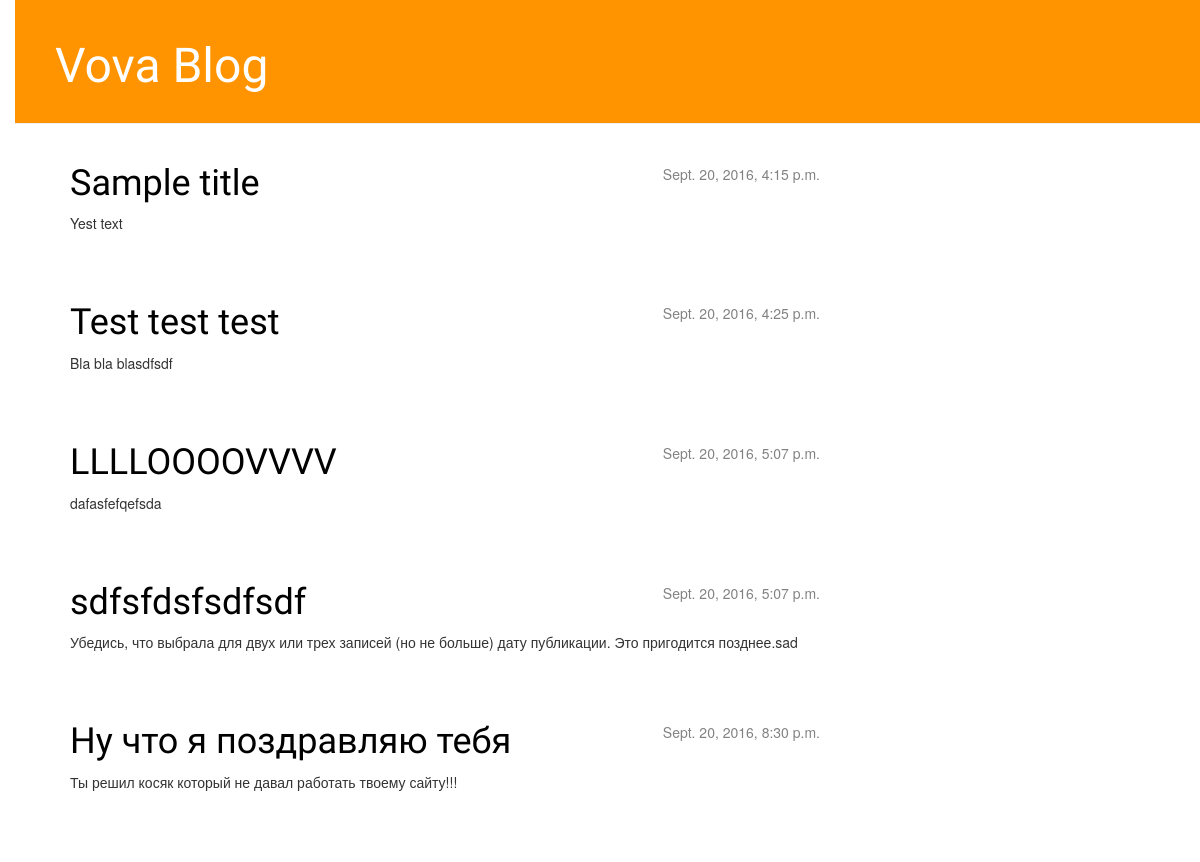
Before: / with the older database file.
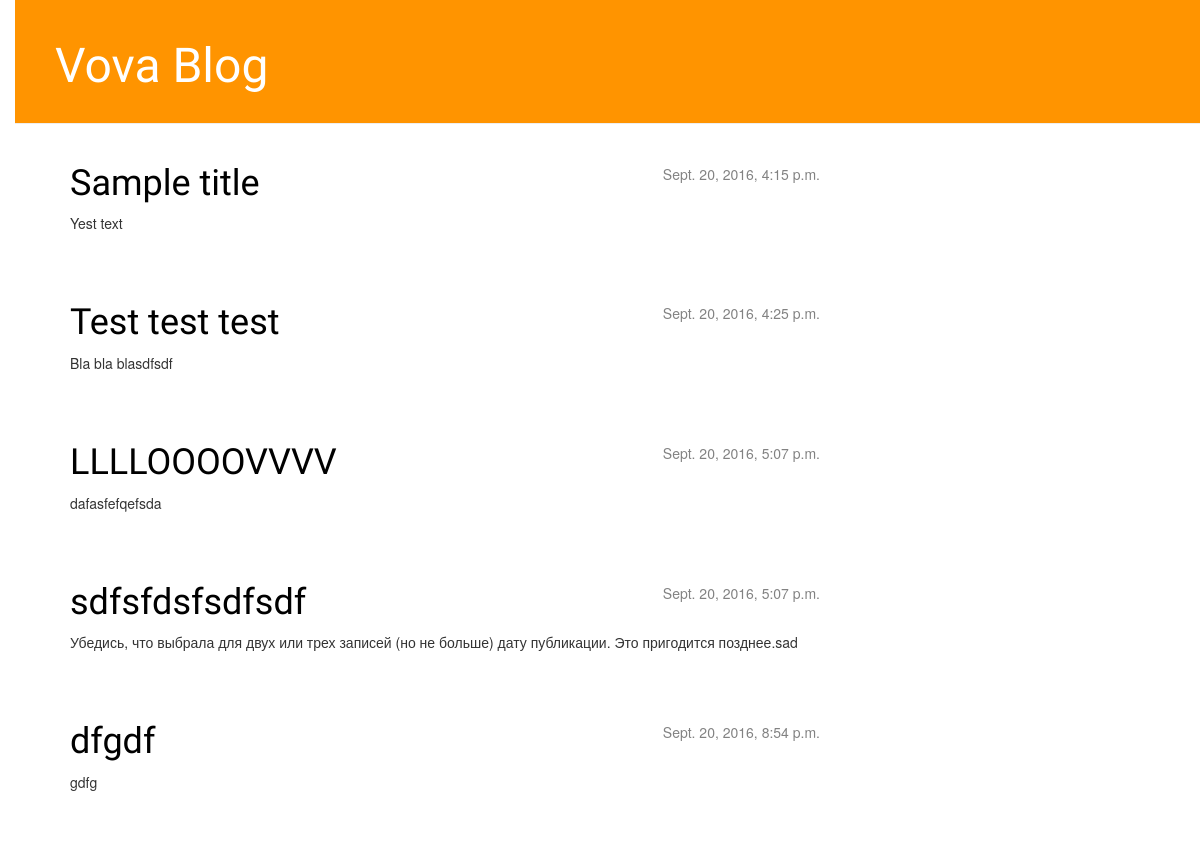
After: the same page with the newer database file.
### blog/models.py (models this page shows, shortened)
class Post(models.Model):
    author = models.ForeignKey('auth.User')
    title = models.CharField(max_length=200)
    text = models.TextField()
    created_date = models.DateTimeField(
            default=timezone.now)
    published_date = models.DateTimeField(
            blank=True, null=True)

### blog/views.py (the view)
# urls.py: url(r'^$', views.post_list, name='post_list'),
def post_list(request):
	posts = Post.objects.filter(published_date__lte=timezone.now()).order_by('published_date')
	return render(request, 'blog/post_list.html', {'posts': posts})

### blog/templates/blog/post_list.html
{% extends 'blog/base.html' %}
    {% block content %}
        {% for post in posts %}
            <div class="post">
                <div class="date">
        {{ post.published_date }}
            </div>
                <h1><a href="{% url 'post_detail' pk=post.pk %}">{{ post.title }}</a></h1>
                <p>{{ post.text|linebreaksbr }}</p>
            </div>
        {% endfor %}
    {% endblock content %}

Changed rows visible on the page:
changed Post: published_date "Sept. 20, 2016, 8:30 p.m." → "Sept. 20, 2016, 8:54 p.m."; title "Ну что я поздравляю тебя" → "dfgdf"; text "Ты решил косяк который не давал работать твоему сайту!!!" → "gdfg"
